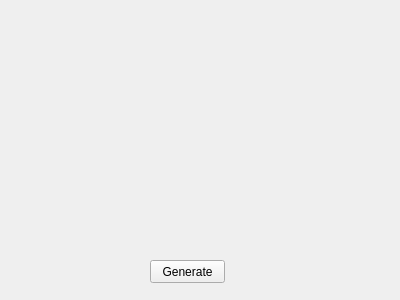
<?xml version="1.0" encoding="UTF-8"?>
<ui version="4.0">
 <class>Form</class>
 <widget class="QWidget" name="Form">
  <property name="geometry">
   <rect>
    <x>0</x>
    <y>0</y>
    <width>400</width>
    <height>300</height>
   </rect>
  </property>
  <property name="windowTitle">
   <string>Form</string>
  </property>
  <widget class="QLabel" name="flagLabel">
   <property name="geometry">
    <rect>
     <x>30</x>
     <y>30</y>
     <width>300</width>
     <height>400</height>
    </rect>
   </property>
   <property name="minimumSize">
    <size>
     <width>300</width>
     <height>400</height>
    </size>
   </property>
   <property name="maximumSize">
    <size>
     <width>300</width>
     <height>400</height>
    </size>
   </property>
   <property name="sizeIncrement">
    <size>
     <width>300</width>
     <height>400</height>
    </size>
   </property>
   <property name="text">
    <string/>
   </property>
  </widget>
  <widget class="QPushButton" name="btnGenerate">
   <property name="geometry">
    <rect>
     <x>150</x>
     <y>260</y>
     <width>75</width>
     <height>23</height>
    </rect>
   </property>
   <property name="text">
    <string>Generate</string>
   </property>
  </widget>
 </widget>
 <resources/>
 <connections/>
</ui>
